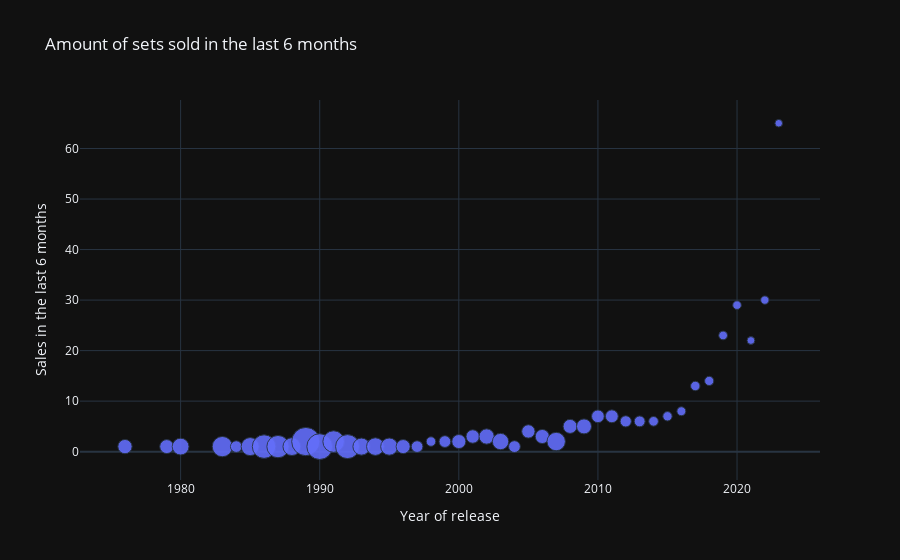

The cell this chart's notebook holds for it:
### Markdown cell above
Ten most popular lego sets sorted by ownership

### Code cell
sales = df.groupby('year')[['price', 'last_sales']].mean().reset_index().set_index('year')
sales['last_sales'] = sales.last_sales.astype(int)
fig = px.scatter(sales, 
             x=sales.index, 
             y='last_sales', 
             size='price',
             opacity=0.9,
             title='Amount of sets sold in the last 6 months',
             labels={'year': 'Year of release',
                     'last_sales': 'Sales in the last 6 months'})
fig.show()

### Figure 1 — Plotly figure (JSON) as saved in the notebook; plotly's stock layout.template omitted (floating-point values rounded to 4 significant figures)
{"data": [{"hovertemplate": "Year of release=%{x}<br>Sales in the last 6 months=%{y}<br>price=%{marker.size}<extra></extra>", "legendgroup": "", "marker": {"color": "#636efa", "opacity": 0.9, "size": [149, 143.5, 207.5, 301.8, 99, 238.9, 405.2, 362.9, 233.3, 585.1, 485.2, 339.2, 420.9, 213.5, 227.1, 216.3, 145.1, 100.2, 66.42, 101.3, 143.7, 132.5, 170.5, 196.0, 101.9, 130.7, 145.4, 248.6, 144.1, 164.4, 118.2, 120.8, 92.09, 86.66, 68.13, 63.78, 58.21, 65.43, 62.06, 56.14, 54.06, 44.47, 51.42, 42.36], "sizemode": "area", "sizeref": 1.463, "symbol": "circle"}, "mode": "markers", "name": "", "orientation": "v", "showlegend": false, "type": "scatter", "x": [1976, 1979, 1980, 1983, 1984, 1985, 1986, 1987, 1988, 1989, 1990, 1991, 1992, 1993, 1994, 1995, 1996, 1997, 1998, 1999, 2000, 2001, 2002, 2003, 2004, 2005, 2006, 2007, 2008, 2009, 2010, 2011, 2012, 2013, 2014, 2015, 2016, 2017, 2018, 2019, 2020, 2021, 2022, 2023], "xaxis": "x", "y": [1, 1, 1, 1, 1, 1, 1, 1, 1, 2, 1, 2, 1, 1, 1, 1, 1, 1, 2, 2, 2, 3, 3, 2, 1, 4, 3, 2, 5, 5, 7, 7, 6, 6, 6, 7, 8, 13, 14, 23, 29, 22, 30, 65], "yaxis": "y"}], "layout": {"legend": {"itemsizing": "constant", "tracegroupgap": 0}, "title": {"text": "Amount of sets sold in the last 6 months"}, "xaxis": {"anchor": "y", "domain": [0, 1], "title": {"text": "Year of release"}}, "yaxis": {"anchor": "x", "domain": [0, 1], "title": {"text": "Sales in the last 6 months"}}}}
